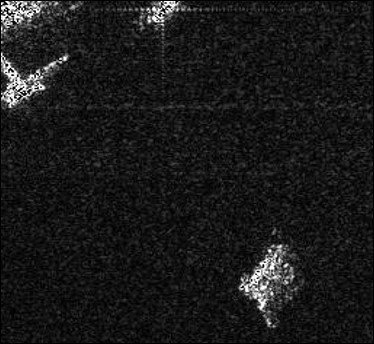
#> input picture test_images/sar_sample.jpg, 374 x 344 px
$ python -i sarclip_tool.py   (imports and definitions only)
#> lines starting #> are read from the running program, lines starting #| are printed output that depends on the picture; after the words box and inside, x2 and y2 are one past the last pixel; in counts of white or black regions, pixels touching at a corner belong together
"""
SatQuery AI — SAR-CLIP Subprocess Bridge + Lightweight Intensity Indicators.

Two pieces:

1. SAR-CLIP scene labelling: runs satquery.sarclip_infer in the isolated
   earthdial_test_venv (same venv as EarthDial) via subprocess, so the
   ~0.6 GB CLIP model never coexists with EarthDial in GPU memory.

2. Otsu intensity indicators: dark/water-like and bright/built-up-like
   pixel fractions computed with numpy on the raw SAR image. These are
   image-relative STATISTICAL INDICATORS — explicitly NOT semantic
   segmentation (no trained segmentation model is used).
"""

from __future__ import annotations

import json
import os
import subprocess
import sys
from typing import Optional

from .vlm_bridge import _find_earthdial_venv_python


# ── 1. SAR-CLIP scene labels (subprocess) ────────────────────────────────

# [48 lines left out: functions run_sarclip_scene, format_scene_scores, not called in this run]


# ── 2. Otsu intensity indicators (in-process, numpy only) ────────────────

def otsu_intensity_indicators(image_path: str) -> dict:
    """Compute image-relative intensity indicators on the SAR image.

    Returns:
        threshold      Otsu intensity threshold (0-255)
        dark_fraction  fraction of pixels BELOW threshold (water-like:
                       smooth/dark radar returns) — indicator only
        bright_fraction fraction of pixels above 200 (built-up-like:
                       strong/bright radar returns) — indicator only
        mid_fraction   remaining pixels
        dark_components_ge50  count of dark regions >= 50 px (scipy) or None
        usable_mask    whether a mask could be derived
    """
#> called with image_path = '../test_images/sar_sample.jpg'
    import numpy as np
    from PIL import Image

    im = np.array(Image.open(image_path).convert("L"), dtype=np.float64)
    tot = im.size
#> tot = 128656
    hist, _ = np.histogram(im, bins=256, range=(0, 256))
#> hist = 256 values, max 4927 at index 17, min 9 at index 180, mean 502.6
    pdf = hist / hist.sum()
#> pdf = 256 values, max 0.0383 at index 17, min 7e-05 at index 180, mean 0.00391
    cum = np.cumsum(pdf)
#> cum = 256 values from 0.0124 to 1
    mu = np.cumsum(pdf * np.arange(256))
#> mu = 256 values from 0 to 25.51
    mu_t = mu[-1]
#> mu_t = 25.51
    best_t, best_var = 0, -1.0
    for t in range(1, 255):
        w0 = cum[t]
        if 0.0 < w0 < 1.0:
            var_b = (mu_t * w0 - mu[t]) ** 2 / (w0 * (1.0 - w0))
            if var_b > best_var:
                best_var, best_t = var_b, t
#> this loop made 254 passes
#> (w0, var_b, best_var) on passes 1 to 12: (0.0194, 12.51, 12.51), (0.0277, 17.31, 17.31), (0.0371, 22.42, 22.42), (0.0483, 28.08, 28.08), (0.0627, 34.85, 34.85), (0.079, 42.06, 42.06), (0.0995, 50.55, 50.55), (0.122, 59.61, 59.61), (0.148, 68.98, 68.98), (0.176, 79.04, 79.04), (0.207, 89.61, 89.61), (0.24, 100.6, 100.6)
#> (w0, var_b) on passes 96 to 100: (0.972, 609.9), (0.972, 609.9), (0.972, 609.7), (0.973, 609.5), (0.973, 609.2)
#> after the loop, best_t = 95; best_var = 610

    dark_frac = float((im < best_t).mean())
#> dark_frac = 0.971
    bright_frac = float((im > 200).mean())
#> bright_frac = 0.00895
    mask = im < best_t
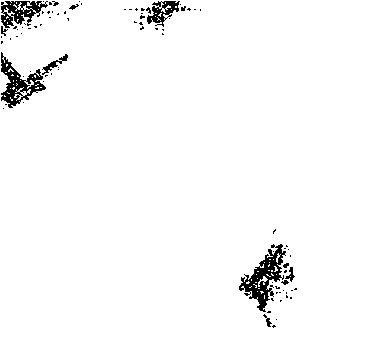
#> mask: shape (344, 374) bool; 97.1% white; 87 black regions (76 under 20 px), largest, box (x1, y1, x2, y2) and area: (239, 244, 286, 312) 1138, (1, 52, 46, 108) 893, (1, 1, 48, 28) 645

    components = None
    try:
        from scipy import ndimage
        lab, _ = ndimage.label(mask)
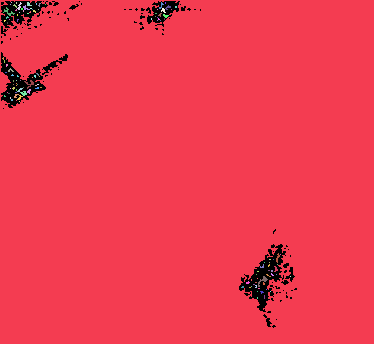
#> lab: shape (344, 374) int32; 124 distinct labels, from 0 to 123; one colour per label, 0 black
        sizes = np.bincount(lab.ravel())[1:]
#> sizes = 123 values, max 124374 at index 0, min 1 at index 1, mean 1015.9
        components = int((sizes >= 50).sum())
#> components = 1
    except ImportError:
        pass  # scipy optional

    return {
        "threshold": int(best_t),
        "dark_fraction": round(dark_frac, 4),
        "bright_fraction": round(bright_frac, 4),
        "mid_fraction": round(max(0.0, 1.0 - dark_frac - bright_frac), 4),
        "dark_pixels": int(dark_frac * tot),
        "bright_pixels": int(bright_frac * tot),
        "dark_components_ge50": components,
        "usable_mask": True,
        "note": ("image-relative Otsu intensity indicators (dark = water-like, "
                 "bright = built-up-like); NOT semantic segmentation"),
    }


# [11 lines left out: function format_intensity_indicators, not called in this run]

>>> result = otsu_intensity_indicators('../test_images/sar_sample.jpg')
#> result = 9 items

$ run again, on test_images/sentinel2_optical.jpg
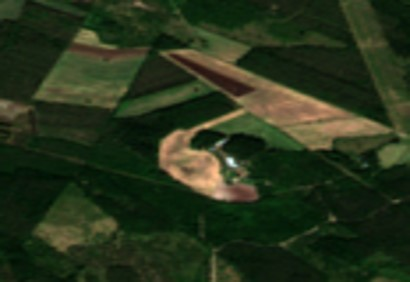
#> input picture test_images/sentinel2_optical.jpg, 410 x 282 px
#> hist = 256 values, max 4665 at index 23, min 0 at index 0, mean 451.6
#> pdf = 256 values, max 0.0403 at index 23, min 0 at index 0, mean 0.00391
#> cum = 256 values from 0 to 1
#> mu = 256 values from 0 to 44.5
#> mu_t = 44.5
#> the loop in otsu_intensity_indicators, `for t in range(1, 255):` made 254 passes
#> (w0, var_b, best_var) on passes 6 to 13: (6.05e-05, 0.0897, 0.0897), (0.000121, 0.175, 0.175), (0.000285, 0.394, 0.394), (0.000536, 0.71, 0.71), (0.00107, 1.35, 1.35), (0.00213, 2.53, 2.53), (0.00381, 4.31, 4.31), (0.00671, 7.22, 7.22)
#> after the loop in otsu_intensity_indicators, `for t in range(1, 255):`: best_t = 65; best_var = 726.7
#> dark_frac = 0.803
#> bright_frac = 0.000407
#> in otsu_intensity_indicators, `mask = im < best_t`:
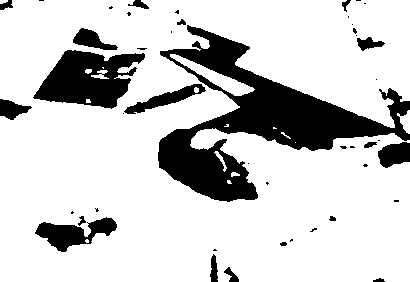
#> mask: shape (282, 410) bool; 80.3% white; 45 black regions (26 under 20 px), largest, box (x1, y1, x2, y2) and area: (158, 25, 410, 202) 14089, (33, 50, 145, 109) 3970, (35, 217, 117, 252) 1360
#> in otsu_intensity_indicators, `lab, _ = ndimage.label(mask)`:
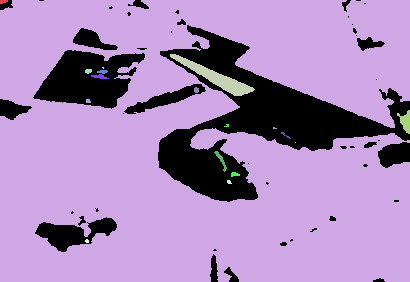
#> lab: shape (282, 410) int32; 20 distinct labels, from 0 to 19; one colour per label, 0 black
#> sizes = 19 values, max 91463 at index 1, min 1 at index 14, mean 4887.2
#> components = 5
#> result = 9 items
